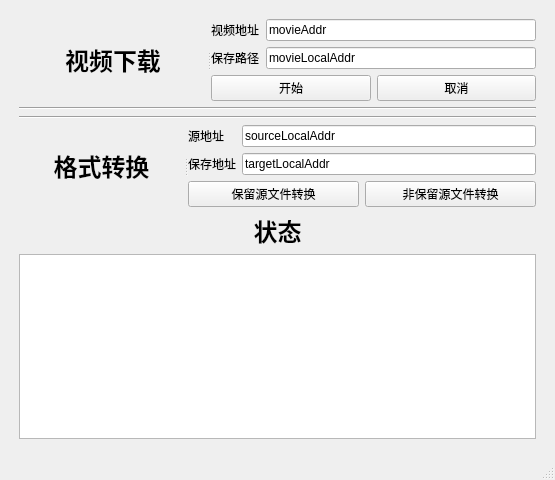
<?xml version="1.0" encoding="UTF-8"?>
<ui version="4.0">
 <class>MovieDownloadAndTransfer</class>
 <widget class="QMainWindow" name="MovieDownloadAndTransfer">
  <property name="geometry">
   <rect>
    <x>0</x>
    <y>0</y>
    <width>555</width>
    <height>480</height>
   </rect>
  </property>
  <property name="windowTitle">
   <string>SpecialLoadTansfer</string>
  </property>
  <widget class="QWidget" name="centralwidget">
   <layout class="QHBoxLayout" name="horizontalLayout_3">
    <item>
     <layout class="QVBoxLayout" name="verticalLayout">
      <property name="leftMargin">
       <number>10</number>
      </property>
      <property name="topMargin">
       <number>10</number>
      </property>
      <property name="rightMargin">
       <number>10</number>
      </property>
      <property name="bottomMargin">
       <number>10</number>
      </property>
      <item>
       <widget class="QSplitter" name="splitter">
        <property name="orientation">
         <enum>Qt::Horizontal</enum>
        </property>
        <widget class="QLabel" name="movieDownEla">
         <property name="text">
          <string>&lt;html&gt;&lt;head/&gt;&lt;body&gt;&lt;p align=&quot;center&quot;&gt;&lt;span style=&quot; font-size:18pt; font-weight:600;&quot;&gt;视频下载&lt;/span&gt;&lt;/p&gt;&lt;/body&gt;&lt;/html&gt;</string>
         </property>
        </widget>
        <widget class="QWidget" name="layoutWidget">
         <layout class="QGridLayout" name="gridLayout_2">
          <item row="0" column="0">
           <layout class="QGridLayout" name="gridLayout">
            <item row="1" column="1">
             <widget class="QLineEdit" name="movieLocalAddrLineEdit">
              <property name="text">
               <string>movieLocalAddr</string>
              </property>
             </widget>
            </item>
            <item row="0" column="0">
             <widget class="QLabel" name="movieAddrEla">
              <property name="text">
               <string>视频地址</string>
              </property>
             </widget>
            </item>
            <item row="1" column="0">
             <widget class="QLabel" name="movieLocalAddrEla">
              <property name="text">
               <string>保存路径</string>
              </property>
             </widget>
            </item>
            <item row="0" column="1">
             <widget class="QLineEdit" name="movieAddrLineEdit">
              <property name="text">
               <string>movieAddr</string>
              </property>
             </widget>
            </item>
           </layout>
          </item>
          <item row="1" column="0">
           <layout class="QHBoxLayout" name="horizontalLayout">
            <item>
             <widget class="QPushButton" name="startDownBut">
              <property name="text">
               <string>开始</string>
              </property>
             </widget>
            </item>
            <item>
             <widget class="QPushButton" name="cancelDownBut">
              <property name="text">
               <string>取消</string>
              </property>
             </widget>
            </item>
           </layout>
          </item>
         </layout>
        </widget>
       </widget>
      </item>
      <item>
       <widget class="Line" name="line">
        <property name="orientation">
         <enum>Qt::Horizontal</enum>
        </property>
       </widget>
      </item>
      <item>
       <widget class="Line" name="line_2">
        <property name="orientation">
         <enum>Qt::Horizontal</enum>
        </property>
       </widget>
      </item>
      <item>
       <widget class="QSplitter" name="splitter_2">
        <property name="orientation">
         <enum>Qt::Horizontal</enum>
        </property>
        <widget class="QLabel" name="formatTranEla">
         <property name="text">
          <string>&lt;html&gt;&lt;head/&gt;&lt;body&gt;&lt;p align=&quot;center&quot;&gt;&lt;span style=&quot; font-size:18pt; font-weight:600;&quot;&gt;格式转换&lt;/span&gt;&lt;/p&gt;&lt;/body&gt;&lt;/html&gt;</string>
         </property>
        </widget>
        <widget class="QWidget" name="layoutWidget">
         <layout class="QGridLayout" name="gridLayout_3">
          <item row="0" column="0">
           <layout class="QGridLayout" name="gridLayout_4">
            <item row="0" column="0">
             <widget class="QLabel" name="sourceTranEla">
              <property name="text">
               <string>源地址</string>
              </property>
             </widget>
            </item>
            <item row="0" column="1">
             <widget class="QLineEdit" name="sourceLocalAddrLineEdit">
              <property name="text">
               <string>sourceLocalAddr</string>
              </property>
             </widget>
            </item>
            <item row="1" column="0">
             <widget class="QLabel" name="saveTranEla">
              <property name="text">
               <string>保存地址</string>
              </property>
             </widget>
            </item>
            <item row="1" column="1">
             <widget class="QLineEdit" name="targetLocalAddrLineEdit">
              <property name="text">
               <string>targetLocalAddr</string>
              </property>
             </widget>
            </item>
           </layout>
          </item>
          <item row="1" column="0">
           <layout class="QHBoxLayout" name="horizontalLayout_2">
            <item>
             <widget class="QPushButton" name="saveSourceTranBut">
              <property name="text">
               <string>保留源文件转换</string>
              </property>
             </widget>
            </item>
            <item>
             <widget class="QPushButton" name="notSaveSourceTranBut">
              <property name="text">
               <string>非保留源文件转换</string>
              </property>
             </widget>
            </item>
           </layout>
          </item>
         </layout>
        </widget>
       </widget>
      </item>
      <item>
       <layout class="QGridLayout" name="gridLayout_5">
        <item row="0" column="0">
         <widget class="QLabel" name="runStatusBut">
          <property name="text">
           <string>&lt;html&gt;&lt;head/&gt;&lt;body&gt;&lt;p align=&quot;center&quot;&gt;&lt;span style=&quot; font-size:18pt; font-weight:600;&quot;&gt;状态&lt;/span&gt;&lt;/p&gt;&lt;/body&gt;&lt;/html&gt;</string>
          </property>
         </widget>
        </item>
        <item row="1" column="0">
         <widget class="QTextBrowser" name="runStatusTextBro"/>
        </item>
       </layout>
      </item>
     </layout>
    </item>
   </layout>
  </widget>
  <widget class="QStatusBar" name="statusbar"/>
 </widget>
 <resources/>
 <connections>
  <connection>
   <sender>movieAddrLineEdit</sender>
   <signal>returnPressed()</signal>
   <receiver>MovieDownloadAndTransfer</receiver>
   <slot>close()</slot>
   <hints>
    <hint type="sourcelabel">
     <x>394</x>
     <y>30</y>
    </hint>
    <hint type="destinationlabel">
     <x>277</x>
     <y>239</y>
    </hint>
   </hints>
  </connection>
  <connection>
   <sender>startDownBut</sender>
   <signal>clicked(bool)</signal>
   <receiver>MovieDownloadAndTransfer</receiver>
   <slot>close()</slot>
   <hints>
    <hint type="sourcelabel">
     <x>283</x>
     <y>86</y>
    </hint>
    <hint type="destinationlabel">
     <x>277</x>
     <y>239</y>
    </hint>
   </hints>
  </connection>
 </connections>
</ui>
